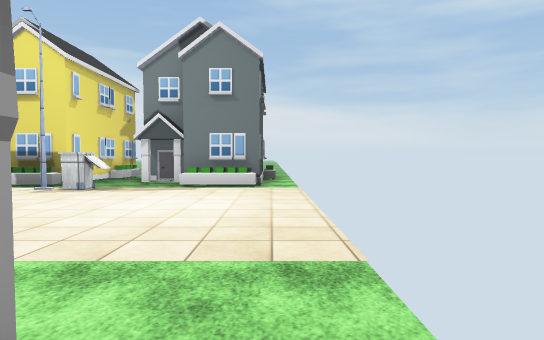
[1] (above)

23 first-person views from a walk through a scene from a Unity 3-D project. The camera is 1.3 m above the floor, tilts 2° down and sees 75° across. The floor is counted in squares, 2 m on a side. Each view is taken from the middle of a square. On the plan, view 1 faces up. The plan holds only what a view shows up to about 10 squares ahead; the rest is blank. The place goes on beyond the plan. Some surface patterns are stand-ins.

[2]
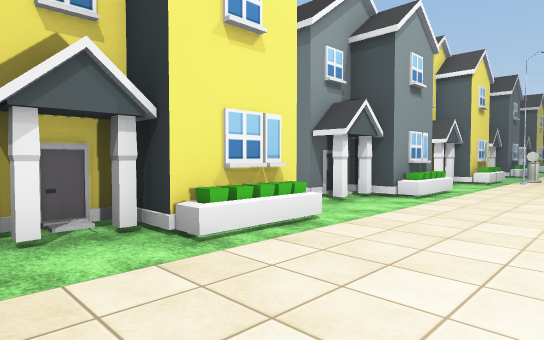

[3]
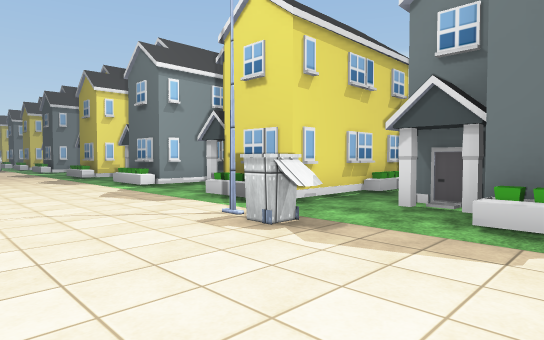

[4]
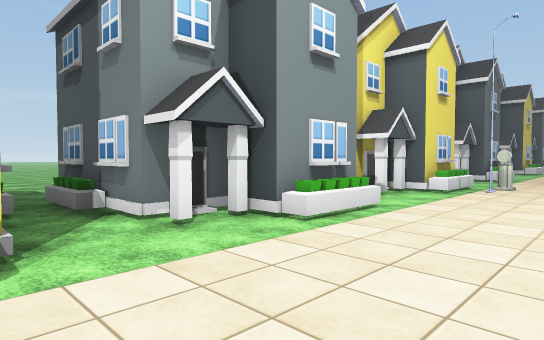

[5]
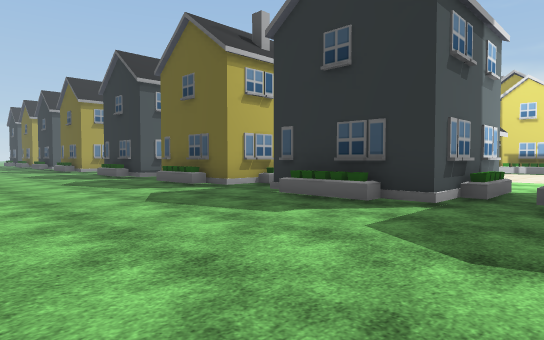

[6]
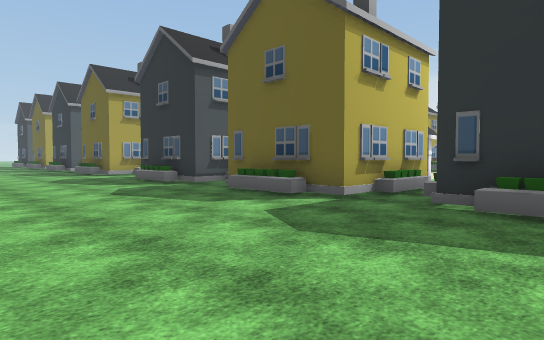

[7]
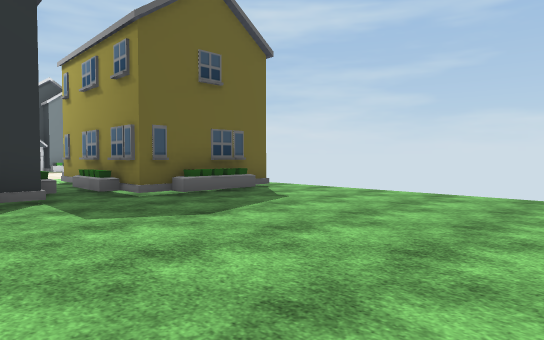

[8]
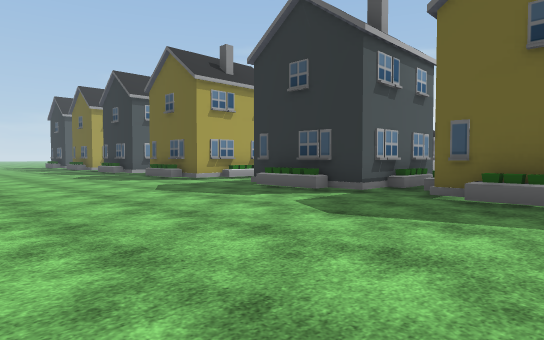

[9]
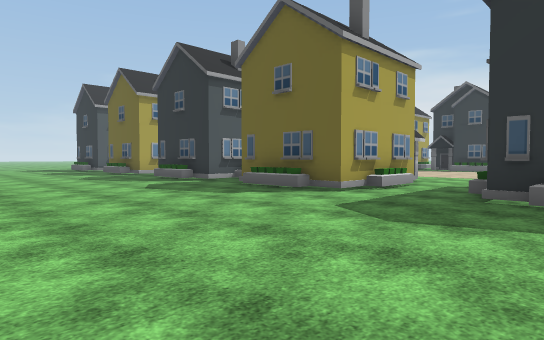

[10]
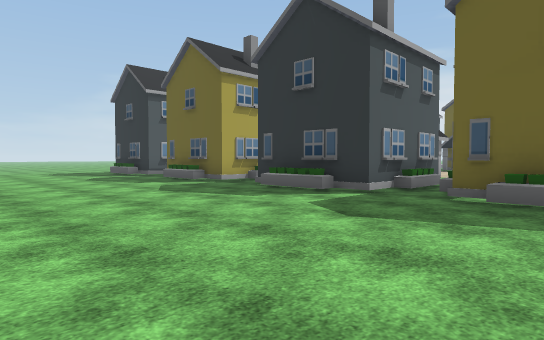

[11]
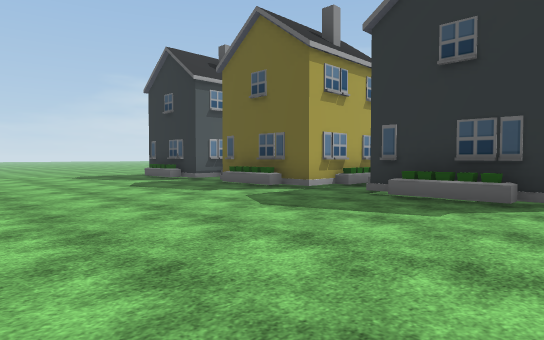

[12]
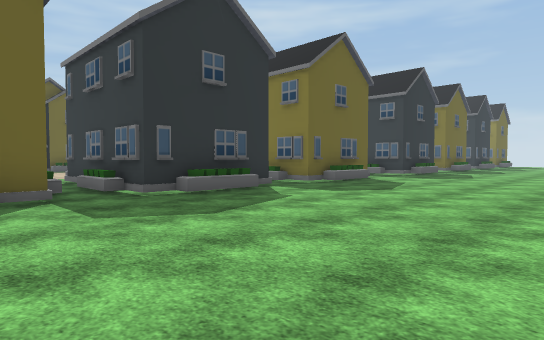

[13]
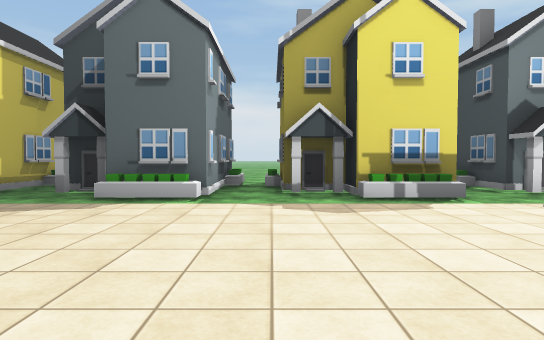

[14]
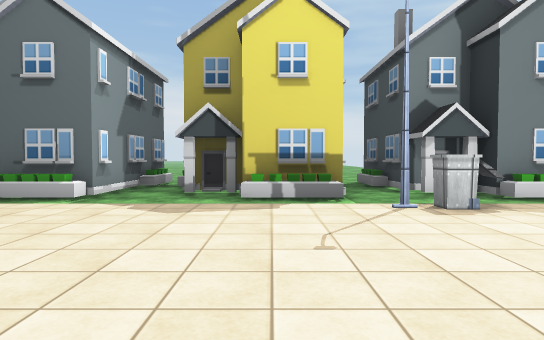

[15]
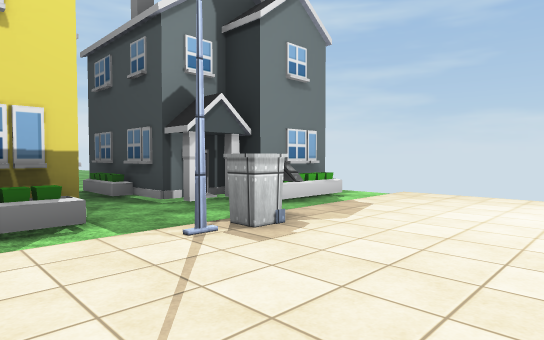

[16]
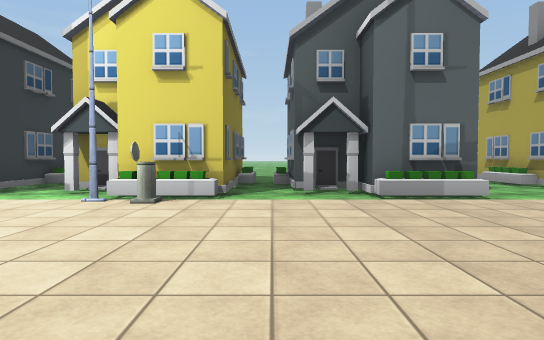

[17]
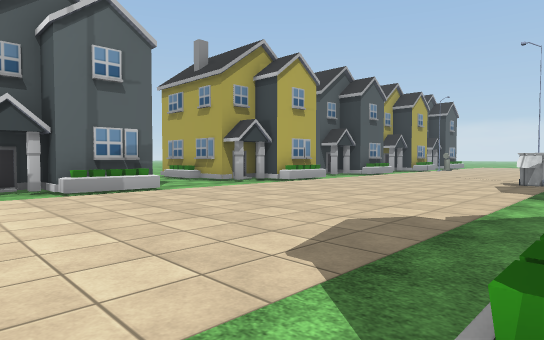

[18]
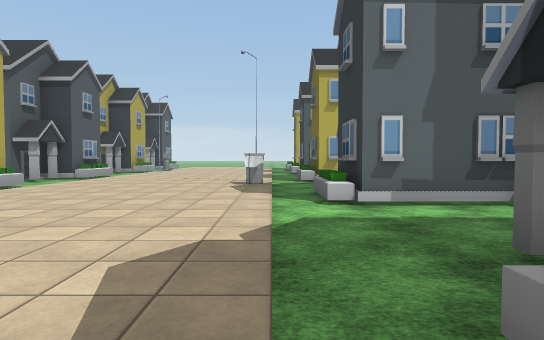

[19]
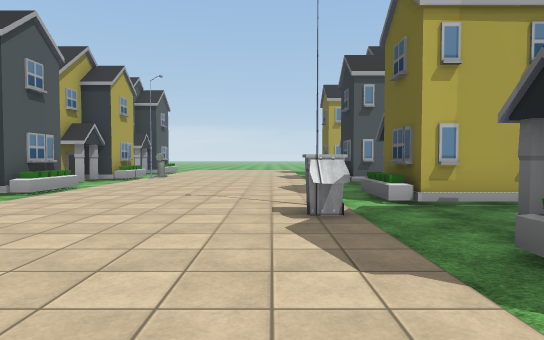

[20]
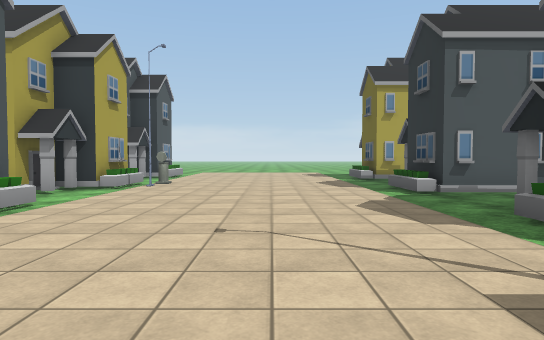

[21]
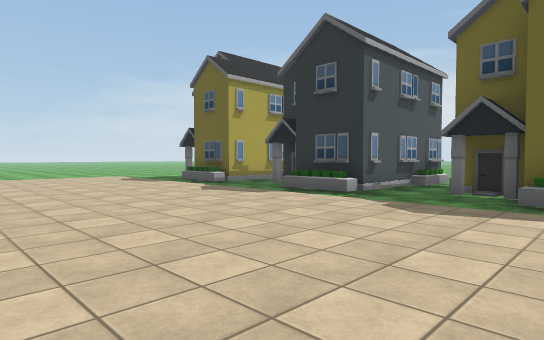

[22]
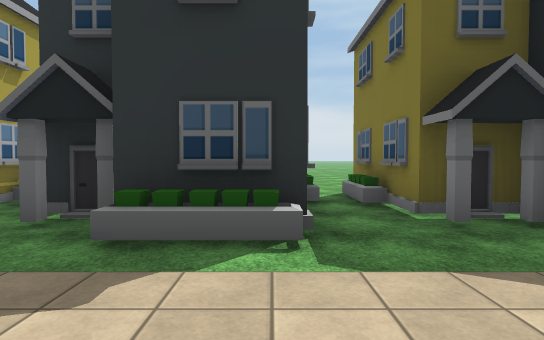

[23]
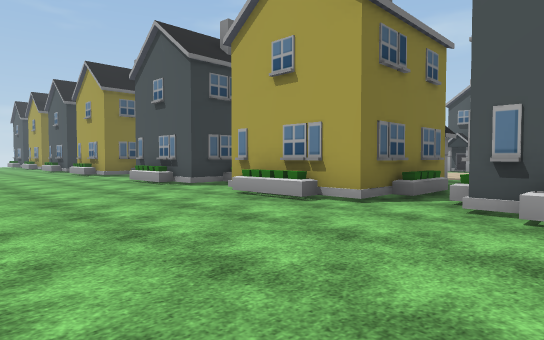

### Floor plan
Key: @ floor where view 1 was taken; # wall or solid block; . floor; / step, stairs or slope; H house; B bin; S streetlight.
Columns run from 30 left of view 1 to 0 right of it. Each row starts with its distance up from view 1.
 17  .....
 16  ...........
 15  ............
 14  ............
 13 HH...HH..HH.
 12   #.###HH###         HH  #.#
 11   #.#   H  #     H   #H  #.#
 10   #.#  H   #.    .   #H  #.#  H
  9 ###.####.  #..#  .####.###.####
  8 .HH..HH...HH...HH..HH...HH..HH.
  7 .......SB.................B....
  6 ..........................S....
  5 ...............................
  4 ...............................
  3 ...................B...........
  2 BS.................S...........
  1 H#..H#..#HH...H#..#H../H#..H#..
  0  ##.###    #.. ##.###H####.###@
 -1   #.#  H   #..  #H# ##H  #.#  H
 -2   #.#  H#  #..  #H#  #H  #.#  H
 -3 ###.###.####..###.####H###.###.
 -4 ...............................
 -5 ...............................
 -6 ...............................
 -7 ...............................
 -8 ...............................
 -9  ....................   .....

Where each view was taken, in squares from view 1:
view 1: 0 up, 0 right, facing up
view 2: 4 up, 0 right, facing down-left
view 3: 4 up, 1 left, facing up-left
view 4: 4 up, 3 left, facing down-left
view 5: 8 down, 3 left, facing up-left
view 6: 8 down, 6 left, facing up-left
view 7: 9 down, 6 left, facing up-right
view 8: 9 down, 10 left, facing up-left
view 9: 9 down, 15 left, facing up-left
view 10: 9 down, 20 left, facing up-left
view 11: 9 down, 23 left, facing up-left
view 12: 9 down, 29 left, facing up-right
view 13: 2 up, 8 left, facing up
view 14: 2 up, 6 left, facing up
view 15: 4 up, 6 left, facing up-right
view 16: 7 up, 13 left, facing down
view 17: 8 up, 13 left, facing down-left
view 18: 7 up, 14 left, facing left
view 19: 6 up, 18 left, facing left
view 20: 5 up, 21 left, facing left
view 21: 2 up, 24 left, facing up-left
view 22: 5 up, 28 left, facing up
view 23: 17 up, 29 left, facing down-right
